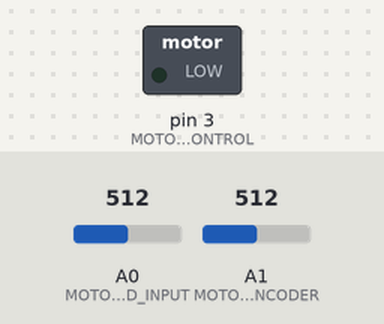
This sketch was run on a simulated Arduino Uno, built with avr-gcc and run on an emulated ATmega328P. Parts: switched loads named in the sketch (green lamp = pin HIGH). The inputs (shaded band) are chosen by the test bench; at power-on: A0 (MOTOR_SPEED_INPUT) = 512, A1 (MOTOR_ENCODER) = 512.

Above: at 1.2 s.
1.3 s: A0 (MOTOR_SPEED_INPUT) set to 716
At 2.4 s:
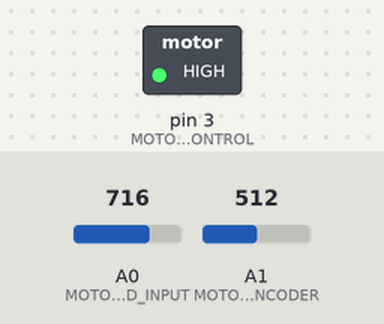
2.8 s: A1 (MOTOR_ENCODER) set to 900
At 5.5 s:
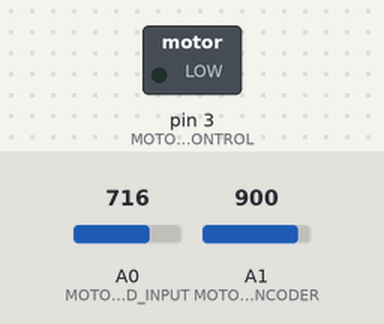
5.8 s: A0 (MOTOR_SPEED_INPUT) set to 1023
At 8.9 s:
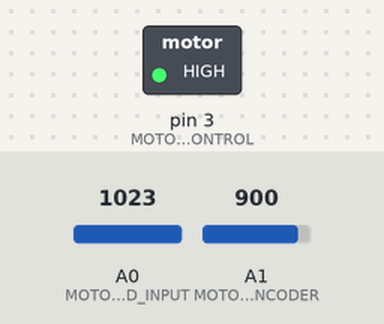
Timing chart, 0 to 10.4 s (numbered marks = the images above; inputs shaded):
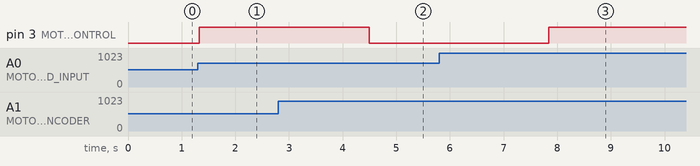

The sketch:

pid.ino
```cpp
// This code is a PID control system for DC motor
#define MOTOR_SPEED_INPUT A0
#define MOTOR_ENCODER A1
#define MOTOR_CONTROL 3

// A sampling period of 2 milliseconds
#define CONTORL_PERIOD_MICROS 2048

#define MAX_ERROR 1000000000


void setup() {
  pinMode(MOTOR_SPEED_INPUT, INPUT);
  pinMode(MOTOR_ENCODER, INPUT);
  pinMode(MOTOR_CONTROL, OUTPUT);
}

long output = 0;
long previous_error = 0;
long cumulative_error = 0;

// PID control settings (to be scale down by 1024x)
long contorl_p = 256, contorl_i = 128, contorl_d = 64;

void loop() {
    long start = micros();

    // error measures the difference between the actual speed and the desired speed
    long error = analogRead(MOTOR_ENCODER) - analogRead(MOTOR_SPEED_INPUT);
    // calcuate the change of error
    long diff_error = error - previous_error;
    // accumulate the error
    cumulative_error += error;
    // limit the range of the cumulative error to prevent overflow
    if (cumulative_error > MAX_ERROR) {
      cumulative_error = MAX_ERROR;
    } else if (cumulative_error < -MAX_ERROR) {
      cumulative_error = -MAX_ERROR;
    }
    // record error for next iteration
    previous_error = error;

    // correction = [P, I, D] * [error, cumulative_error * dt, diff_error / dt]
    // assume base time unit is also 2 milliseconds, thus dt = 1
    long correction = contorl_p * error + contorl_i * cumulative_error + contorl_d * diff_error;

    // adjust output with correction (scale down control by 1024x)
    output -= correction >> 10;

    // limit output within its valid range (PWM)
    if (output > 4095) {
      output = 4095;
    } else if(output < 0) {
      output = 0;
    }
    analogWrite(MOTOR_CONTROL, output);

    long elapsed = micros() - start;
    delayMicroseconds(CONTORL_PERIOD_MICROS - elapsed);
}
```

Measured:
- after the input at 1.3 s, pin 3 (MOTOR_CONTROL): LOW → HIGH at once
- after the input at 2.8 s, pin 3 (MOTOR_CONTROL): HIGH → LOW after 1.7 s
- after the input at 5.8 s, pin 3 (MOTOR_CONTROL): LOW → HIGH after 2.0 s
